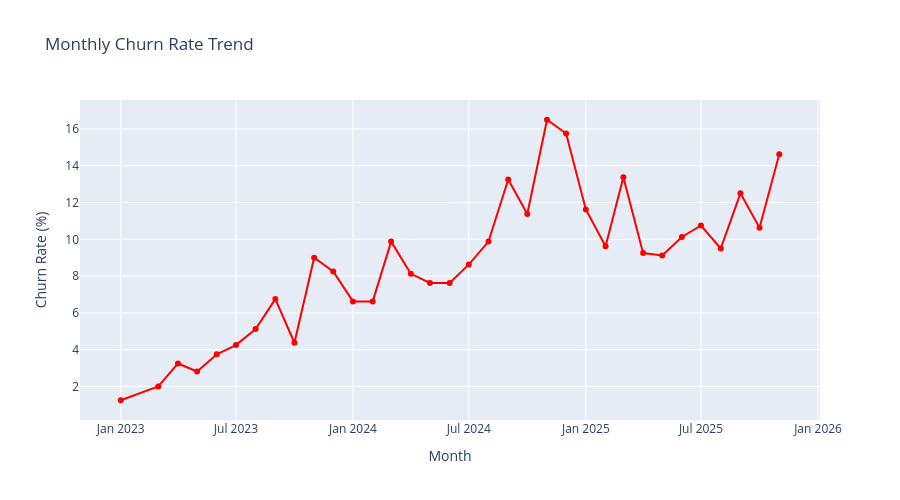

Notebook source saved alongside this figure:
### Code cell
# Churn trend over time
churn_by_month = df.groupby('year_month')['churned'].agg(['sum', 'mean'])

fig = go.Figure()
fig.add_trace(go.Scatter(
    x=churn_by_month.index,
    y=churn_by_month['mean'] * 100,
    mode='lines+markers',
    name='Churn Rate (%)',
    line=dict(color='red', width=2)
))

fig.update_layout(
    title='Monthly Churn Rate Trend',
    xaxis_title='Month',
    yaxis_title='Churn Rate (%)',
    hovermode='x unified',
    height=500
)
fig.show()

# Identify high-churn months
print("\nHigh-churn months (>10%):")
high_churn = churn_by_month[churn_by_month['mean'] > 0.10]
print(high_churn)

### Figure 1 — Plotly figure (JSON) as saved in the notebook; plotly's stock layout.template omitted (floating-point values rounded to 4 significant figures)
{"data": [{"line": {"color": "red", "width": 2}, "mode": "lines+markers", "name": "Churn Rate (%)", "type": "scatter", "x": ["2023-01", "2023-03", "2023-04", "2023-05", "2023-06", "2023-07", "2023-08", "2023-09", "2023-10", "2023-11", "2023-12", "2024-01", "2024-02", "2024-03", "2024-04", "2024-05", "2024-06", "2024-07", "2024-08", "2024-09", "2024-10", "2024-11", "2024-12", "2025-01", "2025-02", "2025-03", "2025-04", "2025-05", "2025-06", "2025-07", "2025-08", "2025-09", "2025-10", "2025-11"], "y": [1.25, 2.0, 3.25, 2.812, 3.75, 4.25, 5.125, 6.75, 4.375, 9.0, 8.25, 6.625, 6.625, 9.875, 8.125, 7.625, 7.625, 8.625, 9.875, 13.25, 11.38, 16.5, 15.75, 11.62, 9.625, 13.38, 9.25, 9.125, 10.12, 10.75, 9.5, 12.5, 10.62, 14.62]}], "layout": {"height": 500, "hovermode": "x unified", "title": {"text": "Monthly Churn Rate Trend"}, "xaxis": {"title": {"text": "Month"}}, "yaxis": {"title": {"text": "Churn Rate (%)"}}}}
